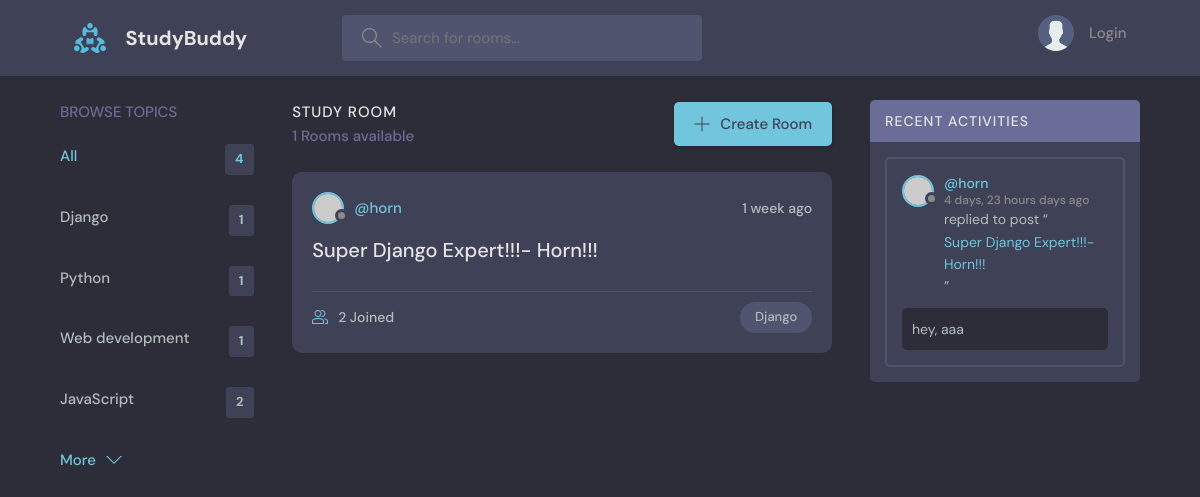
The app's page /?q=Django, older data.
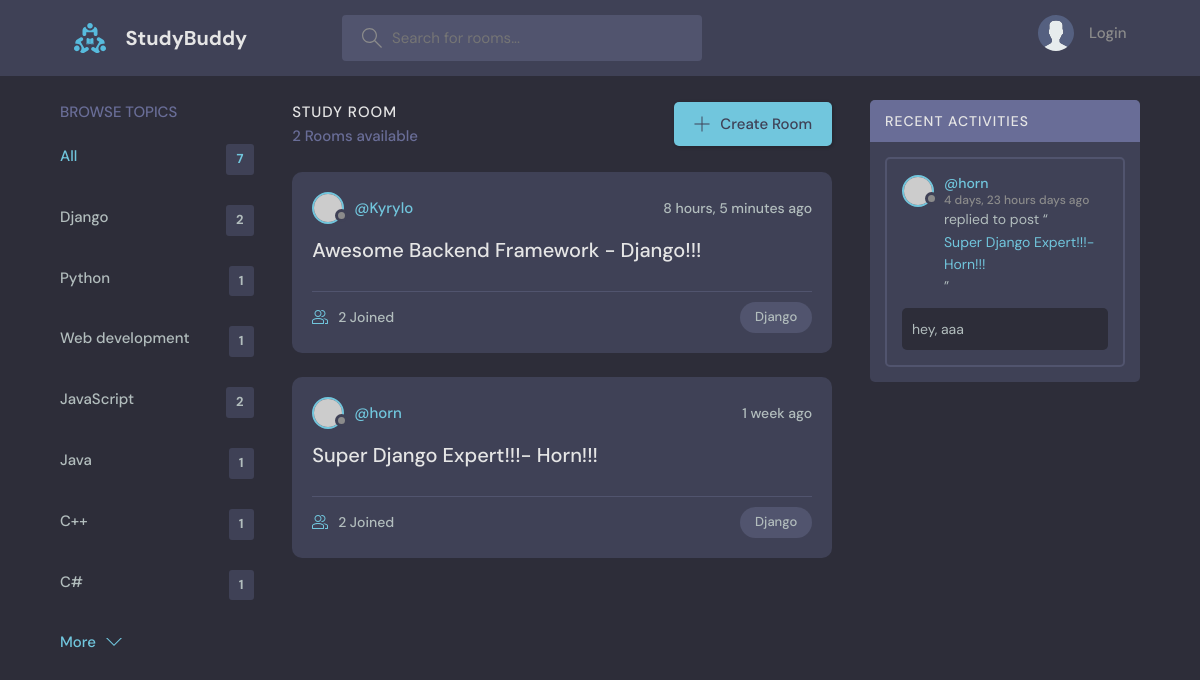
The same page, newer data.
### base/models.py (models this page shows, shortened)
class Topic(models.Model):
    name = models.CharField(max_length=200)

class Room(models.Model):
    host = models.ForeignKey(User, on_delete=models.SET_NULL, null=True)
    topic = models.ForeignKey(Topic, on_delete=models.SET_NULL, null=True)
    name = models.CharField(max_length=200)
    description = models.TextField(null=True, blank=True)
    participants = models.ManyToManyField(
        User, related_name='participants', blank=True)
    updated = models.DateTimeField(auto_now=True)
    created = models.DateTimeField(auto_now_add=True)
    class Meta:
        ordering = ['-updated', '-created']
    def __str__(self):
        return self.name

class Message(models.Model):
    user = models.ForeignKey(User, on_delete=models.CASCADE)
    room = models.ForeignKey(Room, on_delete=models.CASCADE)
    body = models.TextField()
    updated = models.DateTimeField(auto_now=True)
    created = models.DateTimeField(auto_now_add=True)
    class Meta:
        ordering = ['-updated', '-created']

### base/views.py (the view)
# urls.py: path('', views.home, name='home'),
def home(request):
    q = request.GET.get('q') if request.GET.get('q') != None else ''
    rooms = Room.objects.filter(
        Q(topic__name__icontains=q) |
        Q(name__icontains=q) |
        Q(description__icontains=q)
    )
    topics = Topic.objects.all()
    room_count = rooms.count()
    room_messages = Message.objects.filter(Q(room__topic__name__icontains=q))
    context = {'rooms': rooms, 'topics': topics,
               'room_count': room_count, 'room_messages': room_messages}
    return render(request, 'base/home.html', context)

### base/templates/base/home.html (shortened to what this page needs)
    {% extends 'main.html' %}
    {% block content %}
    <main class="layout layout--3">
      <div class="container">
        {% include 'base/topics_component.html' %}
        <div class="roomList">
          <div class="roomList__header">
            <div>
              <h2>Study Room</h2>
              <p>{{room_count}} Rooms available</p>
            </div>
            <a class="btn btn--main" href="{% url 'create-room' %}">
              <svg version="1.1" xmlns="http://www.w3.org/2000/svg" width="32" height="32" viewBox="0 0 32 32">
                <title>add</title>
                <path
                  d="M16.943 0.943h-1.885v14.115h-14.115v1.885h14.115v14.115h1.885v-14.115h14.115v-1.885h-14.115v-14.115z"
                ></path>
              </svg>
              Create Room
            </a>
          </div>
          {% include 'base/feed_component.html' %}
        </div>
        {% include 'base/activity_component.html' %}
      </div>
    </main>
    {% endblock content %}

### base/templates/base/topics_component.html
<div class="topics">
  <div class="topics__header">
    <h2>Browse Topics</h2>
  </div>
  <ul class="topics__list">
    <li>
      <a href="{% url 'home' %}" class="active">All <span>{{topics.count}}</span></a>
    </li>
    {% for topic in topics %}
    <li>
      <a href="{% url 'home' %}?q={{topic.name}}">{{topic.name}} <span>{{topic.room_set.all.count}}</span></a>
    </li>
    {% endfor %}
  </ul>
  <a class="btn btn--link" href="topics.html">
    More
    <svg version="1.1" xmlns="http://www.w3.org/2000/svg" width="32" height="32" viewBox="0 0 32 32">
      <title>chevron-down</title>
      <path d="M16 21l-13-13h-3l16 16 16-16h-3l-13 13z"></path>
    </svg>
  </a>
</div>

### base/templates/base/feed_component.html (shortened to what this page needs)
{% for room in rooms %}
<div class="roomListRoom">
  <div class="roomListRoom__header">
    <a href="{% url 'user-profile' room.host.id %}" class="roomListRoom__author">
      <div class="avatar avatar--small">
        <img src="https://randomuser.me/api/portraits/women/11.jpg" />
      </div>
      <span>@{{room.host.username}}</span>
    </a>
    <div class="roomListRoom__actions">
      <span>{{room.created|timesince}} ago</span>
    </div>
  </div>
  <div class="roomListRoom__content">
    <a href="{% url 'room' room.id %}">{{room.name}}</a>
  </div>
  <div class="roomListRoom__meta">
    <a href="{% url 'room' room.id %}" class="roomListRoom__joined">
      {{room.participants.all.count}} Joined
    </a>
    <p class="roomListRoom__topic">{{room.topic.name}}</p>
  </div>
</div>
{% endfor %}

### base/templates/base/activity_component.html (shortened to what this page needs)
<div class="activities">
    <div class="activities__header">
        <h2>Recent Activities</h2>
    </div>
    {% for message in room_messages %}
    <div class="activities__box">
      <div class="activities__boxHeader roomListRoom__header">
        <a href="{% url 'user-profile' message.user.id %}" class="roomListRoom__author">
          <div class="avatar avatar--small">
            <img src="https://randomuser.me/api/portraits/women/11.jpg" />
          </div>
          <p>
            @{{message.user}}
            <span>{{message.created|timesince}} days ago</span>
          </p>
        </a>
      </div>
      <div class="activities__boxContent">
        <p>replied to post “<a href="{% url 'room' message.room.id %}">{{message.room}}</a>”</p>
        <div class="activities__boxRoomContent">
          {{message.body}}
        </div>
      </div>
    </div>
    {% endfor %}
  </div>

Row changes from the older to the newer data that the page shows:
computed for Topic "Django": room_set.all.count "1" → "2"
added Topic: name "Java", room_set.all.count "1"
added Topic: name "C++", room_set.all.count "1"
added Topic: name "C#", room_set.all.count "1"
added Room: host.username "Kyrylo", created "8 hours, 5 minutes", name "Awesome Backend Framework - Django!!!", participants.all.count "2", topic.name "Django"
Text that changed along with them:
{{ topics.count }}: "4" → "7"
{{ room_count }}: "1" → "2"
